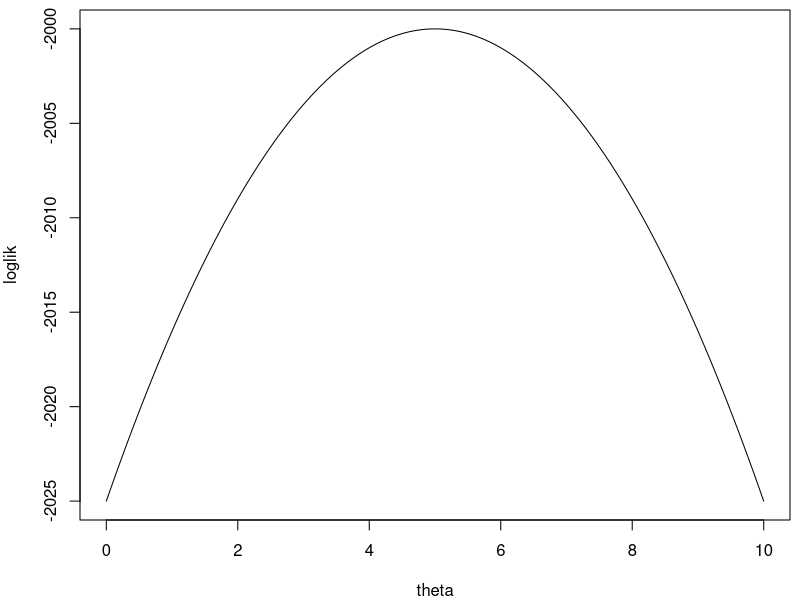

Here is the R script that generated this plot:
## ---- chunk 1
#| label: fisher_info
#| fig-width: 5
#| fig-height: 3.5
#| echo: false
#| out-width: 3in
#| crop: null
theta <- seq(from=0,to=10,length=200)
loglik <- -2000-(theta-5)^2
par(mai=c(0.8,0.8,0.1,0.1))
plot(theta,loglik,ty="l")
